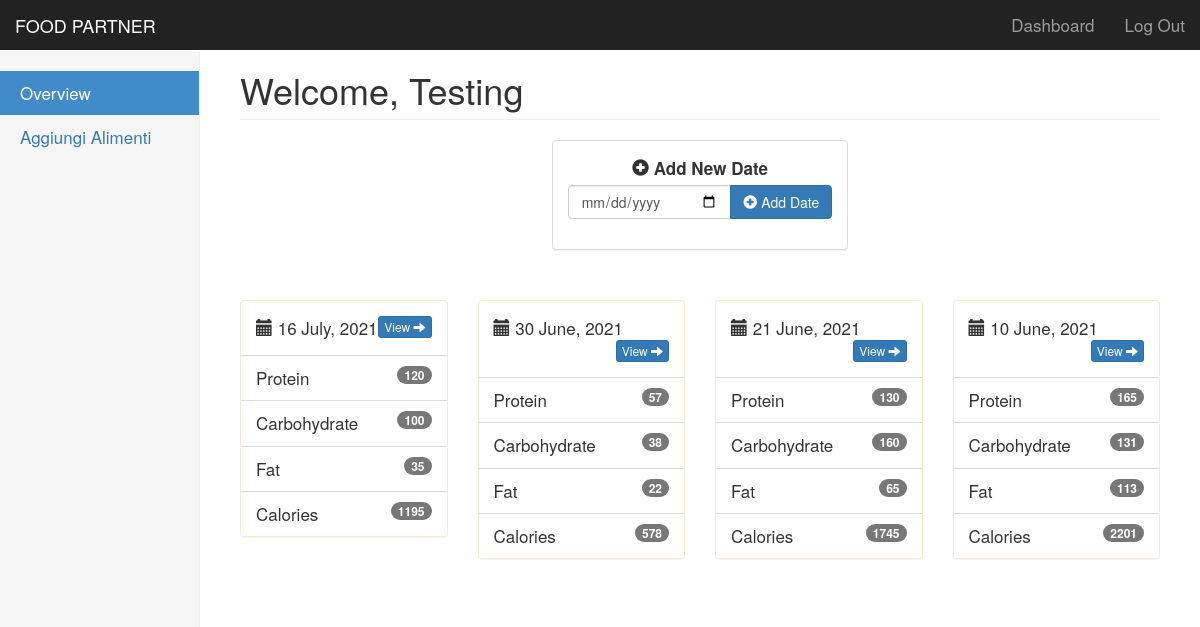
The page /dashboard (signed in) on the database its author committed.
### database/models.py (models this page shows)
class Users(UserMixin, db.Model):
    __tablename__ = "Users"
    id = db.Column(db.Integer, primary_key=True, nullable=False,)
    username = db.Column(db.String(80), unique=True, nullable=False)
    email = db.Column(db.String(120), unique=True, nullable=False)
    password = db.Column(db.String(120))

class Log(db.Model):
    id = db.Column(db.Integer, primary_key=True)
    date = db.Column(db.Date, nullable=False)
    foods = db.relationship('Alimenti', secondary=log_food, lazy='dynamic')

### app.py (the view)
@app.route('/dashboard', methods=["GET"])
@login_required
def dashboard():
    logs = Log.query.order_by(Log.date.desc()).all()
    log_dates = []
    for log in logs:
        proteins = 0
        carbs = 0
        fats = 0
        calories = 0
        for food in log.foods:
            proteins += food.proteins
            carbs += food.carbs
            fats += food.fats
            calories += food.calories
        log_dates.append({
            'log_date' : log,
            'proteins' : proteins,
            'carbs' : carbs,
            'fats' : fats,
            'calories' : calories
        })
    return render_template("dashboard.html", name=current_user.username, log_dates=log_dates)

### app.py (called while the page is built)
@login_manager.user_loader
def load_user(user_id):
    return Users.query.get(int(user_id))

### database/models.py (called while the page is built)
    @property
    def calories(self):
        return self.proteins * 4 + self.carbs * 4 + self.fats * 9

### templates/dashboard.html (shortened to what this page needs)
{% extends "bootstrap/base.html" %}
{% block styles %}
{{super()}}
<link rel="stylesheet" href="{{url_for('.static', filename='dashboard.css')}}">
{% endblock %}
{% block content %}
<nav class="navbar navbar-inverse navbar-fixed-top">
  <div class="container-fluid">
    <div class="navbar-header">
      <a class="navbar-brand" href="#">FOOD PARTNER</a>
    </div>
    <div id="navbar" class="navbar-collapse collapse">
      <ul class="nav navbar-nav navbar-right">
        <li><a href="#">Dashboard</a></li>
        <li><a href="{{ url_for('logout') }}">Log Out</a></li>
      </ul>
    </div>
  </div>
</nav>
<div class="container-fluid">
  <div class="row">
    <div class="col-sm-2 col-md-2 sidebar">
      <ul class="nav nav-sidebar">
        <li class="active"><a href="#">Overview <span class="sr-only">(current)</span></a></li>
        <li><a href="{{ url_for('main.add') }}">Aggiungi Alimenti</a></li>
      </ul>
    </div>
    <div class="col-sm-9 col-sm-offset-3 col-md-10 col-md-offset-2 main">
      <h1 class="page-header">Welcome, {{name}}</h1>
      <div class="row placeholders">
        <div class="row t20">
          <div class="col-lg-4 col-lg-offset-4">
            <div class="panel panel-default">
              <div class="panel-body">
                <form action="{{url_for('main.create_log')}}" method="POST" role="form">
                  <div class="form-group">
                    <label><i class="glyphicon glyphicon-plus-sign"></i> Add New Date</label>
                    <div class="input-group">
                      <input type="date" class="form-control" name='date' placeholder="Select New Date"
                        aria-label="date" aria-describedby="add-btn">
                      <span class="input-group-btn">
                        <button type="submit" class="btn btn-primary" id="add-btn">
                          <i class="glyphicon glyphicon-plus-sign"></i> Add Date
                        </button>
                      </span>
                    </div>
                  </div>
                </form>
              </div>
            </div>
          </div>
        </div>
      </div>
      {% for row in log_dates|batch(4) %}
      <div class="row t20">
        {% for log_date in row %}
        <div class="col-lg-3">
          <div class="panel panel-warning">
            <div class="panel-body text-bold">
              <i class="glyphicon glyphicon-calendar"></i> {{ log_date['log_date'].date.strftime('%d %B, %Y') }}
              <a class="btn btn-primary btn-xs pull-right"
                href="{{ url_for('main.view', log_id=log_date['log_date'].id) }}">
                View <i class="glyphicon glyphicon-arrow-right"></i>
              </a>
            </div>
            <ul class="list-group">
              <li class="list-group-item text-bold"><span class="badge">{{ log_date['proteins'] }}</span> Protein</li>
              <li class="list-group-item text-bold"><span class="badge">{{ log_date['carbs'] }}</span> Carbohydrate</li>
              <li class="list-group-item text-bold"><span class="badge">{{ log_date['fats'] }}</span> Fat</li>
              <li class="list-group-item text-bold"><span class="badge">{{ log_date['calories'] }}</span> Calories</li>
            </ul>
          </div>
        </div>
        {% endfor %}
      </div>
      {% endfor %}
    </div>
    {% endblock %}

### static/dashboard.css (style rules this page uses)
body { padding-top: 50px; font-size: 17px; }
.navbar-fixed-top { border: 0; }
.sidebar { display: none; }
@media (min-width: 768px) { .sidebar { position: fixed; top: 51px; bottom: 0; left: 0; z-index: 1000; display: block; padding: 20px; overflow-x: hidden; overflow-y: auto; background-color: #f5f5f5; border-right: 1px solid #eee; } }
.nav-sidebar { margin-right: -21px; margin-bottom: 20px; margin-left: -20px; }
.nav-sidebar > li > a { padding-right: 20px; padding-left: 20px; }
.nav-sidebar > .active > a, .nav-sidebar > .active > a:hover, .nav-sidebar > .active > a:focus { color: #fff; background-color: #428bca; }
.main { padding: 20px; }
@media (min-width: 768px) { .main { padding-right: 40px; padding-left: 40px; } }
.main .page-header { margin-top: 0; }
.placeholders { margin-bottom: 30px; text-align: center; }

### rows shown on the page
Users: username "Testing"
Log: log_date "16 July, 2021"
Log: log_date "30 June, 2021"
Log: log_date "21 June, 2021"
Log: log_date "10 June, 2021"

### other values the page prints
{{ log_date['proteins'] }} "120" "57" "130" "165"
{{ log_date['carbs'] }} "100" "38" "160" "131"
{{ log_date['fats'] }} "35" "22" "65" "113"
{{ log_date['calories'] }} "1195" "578" "1745" "2201"
